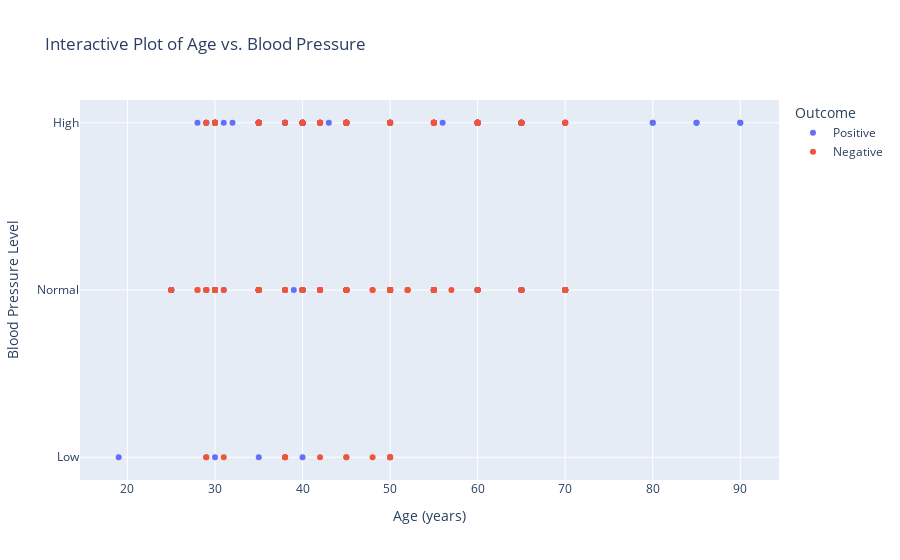

This figure's notebook cell:
### Code cell
import pandas as pd
import plotly.express as px

data = pd.read_csv("Disease_symptom_and_patient_profile_dataset.csv")

# Using Plotly to create an interactive plotting
fig = px.scatter(data, x="Age", y="Blood Pressure", color="Outcome Variable", hover_data=["Disease", "Gender"],
                 title="Interactive Plot of Age vs. Blood Pressure",
                 labels={"Age": "Age (years)", "Blood Pressure": "Blood Pressure Level"})

fig.update_layout(
    xaxis_title="Age (years)",
    yaxis_title="Blood Pressure Level",
    legend_title="Outcome",
    hoverlabel=dict(
        bgcolor="orange",
        font_size=18,
    )
)

fig.show()

### Figure 1 — Plotly figure (JSON) as saved in the notebook; plotly's stock layout.template omitted (floating-point values rounded to 4 significant figures; data arrays with more than 128 entries replaced by an {"elided": "..."} marker saying what was removed)
{"data": [{"customdata": {"elided": "186x2 str values"}, "hovertemplate": "Outcome Variable=Positive<br>Age (years)=%{x}<br>Blood Pressure Level=%{y}<br>Disease=%{customdata[0]}<br>Gender=%{customdata[1]}<extra></extra>", "legendgroup": "Positive", "marker": {"color": "#636efa", "symbol": "circle"}, "mode": "markers", "name": "Positive", "orientation": "h", "showlegend": true, "type": "scatter", "x": {"elided": "186 int values"}, "xaxis": "x", "y": {"elided": "186 str values"}, "yaxis": "y"}, {"customdata": {"elided": "163x2 str values"}, "hovertemplate": "Outcome Variable=Negative<br>Age (years)=%{x}<br>Blood Pressure Level=%{y}<br>Disease=%{customdata[0]}<br>Gender=%{customdata[1]}<extra></extra>", "legendgroup": "Negative", "marker": {"color": "#EF553B", "symbol": "circle"}, "mode": "markers", "name": "Negative", "orientation": "h", "showlegend": true, "type": "scatter", "x": {"elided": "163 int values"}, "xaxis": "x", "y": {"elided": "163 str values"}, "yaxis": "y"}], "layout": {"hoverlabel": {"bgcolor": "orange", "font": {"size": 18}}, "legend": {"title": {"text": "Outcome"}, "tracegroupgap": 0}, "title": {"text": "Interactive Plot of Age vs. Blood Pressure"}, "xaxis": {"anchor": "y", "domain": [0, 1], "title": {"text": "Age (years)"}}, "yaxis": {"anchor": "x", "domain": [0, 1], "title": {"text": "Blood Pressure Level"}}}}
